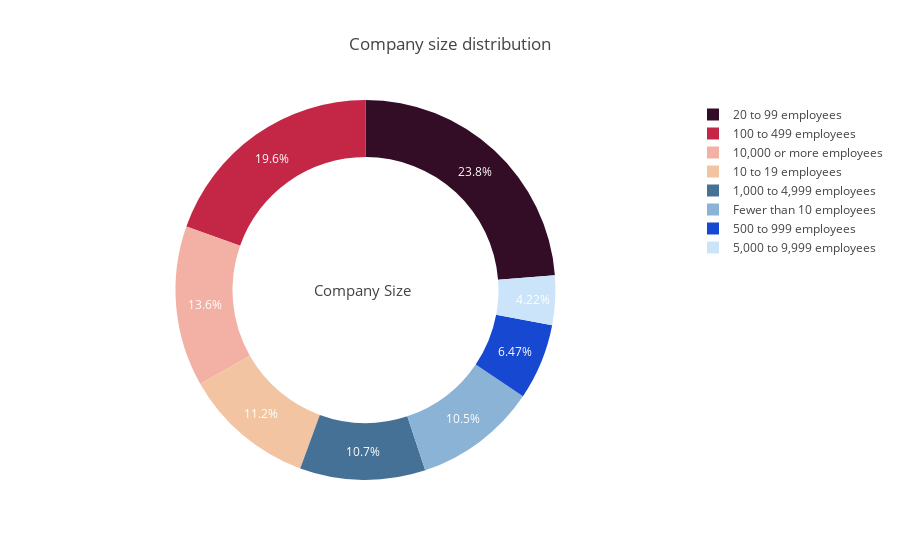

The notebook cell this image was saved under:
### Markdown cell above
### Company size distribution

### Code cell
donut_graph(data["CompanySize"],"Company Size", "Company size distribution")

### Figure 1 — Plotly figure (JSON) as saved in the notebook; plotly's stock layout.template omitted (floating-point values rounded to 4 significant figures)
{"data": [{"domain": {"x": [0, 0.95]}, "hole": 0.7, "hoverinfo": "label+percent+name", "labels": ["20 to 99 employees", "100 to 499 employees", "10,000 or more employees", "10 to 19 employees", "1,000 to 4,999 employees", "Fewer than 10 employees", "500 to 999 employees", "5,000 to 9,999 employees"], "marker": {"colors": ["#330C25", "#C42746", "#F2B1A4", "#F2C4A2", "#467196", "#8BB3D6", "#1748D1", "#CCE4F9", "#235077", "#5F67DD", "#0F4777", "#9D9CE8", "#EF3054", "#B2B09B", "#254441", "#FF6F59", "#41B5A3", "#F0F3BD", "#02C39A", "#9FD35C", "#028090", "#05668D", "#000000", "#C6000D", "#E89005", "#377771", "#ED6A5E", "#FF8E72", "#FFAF87", "#41B5A3", "#330C25", "#C42746", "#F2B1A4", "#F2C4A2", "#467196", "#8BB3D6", "#1748D1", "#CCE4F9", "#235077", "#5F67DD", "#0F4777", "#9D9CE8", "#EF3054", "#B2B09B", "#254441", "#FF6F59", "#41B5A3", "#F0F3BD", "#02C39A", "#9FD35C", "#028090", "#05668D", "#000000", "#C6000D", "#E89005", "#377771", "#ED6A5E", "#FF8E72", "#FFAF87", "#41B5A3"]}, "name": "Company size distribution", "textfont": {"color": "#FFFFFF"}, "type": "pie", "values": [16996, 14011, 9757, 8007, 7634, 7479, 4630, 3017]}], "layout": {"annotations": [{"font": {"size": 15}, "showarrow": false, "text": "Company Size", "x": 0.47, "y": 0.5}], "title": "Company size distribution"}}
